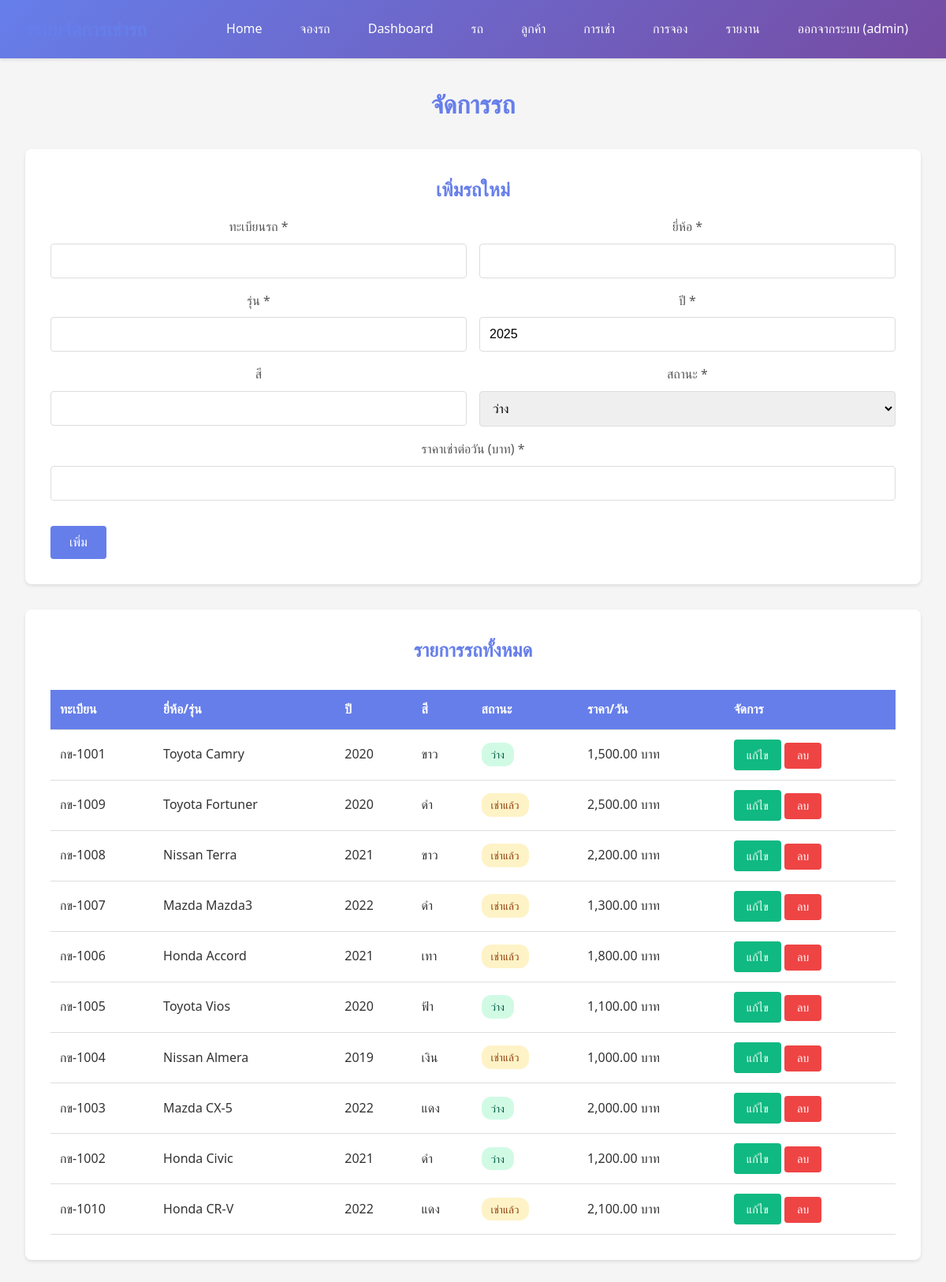
The app's page /cars.php (signed in) with its own data.
### tables this page shows
CREATE TABLE IF NOT EXISTS cars (
  id INT AUTO_INCREMENT PRIMARY KEY,
  license_plate VARCHAR(20) NOT NULL UNIQUE,
  brand VARCHAR(50) NOT NULL,
  model VARCHAR(50) NOT NULL,
  year INT NOT NULL,
  color VARCHAR(30),
  status ENUM('available', 'rented', 'maintenance') DEFAULT 'available',
  price_per_day DECIMAL(10, 2) NOT NULL,
  created_at TIMESTAMP DEFAULT CURRENT_TIMESTAMP,
  updated_at TIMESTAMP DEFAULT CURRENT_TIMESTAMP ON UPDATE CURRENT_TIMESTAMP
);

### cars.php (the view, shortened to what this page needs)
<?php
require_once __DIR__ . '/auth.php';
$stmt = $pdo->query("SELECT * FROM cars ORDER BY created_at DESC");
$cars = $stmt->fetchAll();
$edit_car = null;
?>
<!DOCTYPE html>
<html lang="th">
<head>
    <link rel="stylesheet" href="styles.css">
</head>
<body>
    <?php include 'header.php'; ?>
    <main class="container">
        <h1>จัดการรถ</h1>
        <div class="form-section">
            <h2><?php echo $edit_car ? 'แก้ไขข้อมูลรถ' : 'เพิ่มรถใหม่'; ?></h2>
            <form method="POST" class="form-card">
                <div class="form-row">
                    <div class="form-group">
                        <label>ทะเบียนรถ *</label>
                        <input type="text" name="license_plate" value="<?php echo htmlspecialchars($edit_car['license_plate'] ?? ''); ?>" required>
                    </div>
                    <div class="form-group">
                        <label>ยี่ห้อ *</label>
                        <input type="text" name="brand" value="<?php echo htmlspecialchars($edit_car['brand'] ?? ''); ?>" required>
                    </div>
                </div>
                <div class="form-row">
                    <div class="form-group">
                        <label>รุ่น *</label>
                        <input type="text" name="model" value="<?php echo htmlspecialchars($edit_car['model'] ?? ''); ?>" required>
                    </div>
                    <div class="form-group">
                        <label>ปี *</label>
                        <input type="number" name="year" value="<?php echo htmlspecialchars($edit_car['year'] ?? date('Y')); ?>" min="1900" max="<?php echo date('Y') + 1; ?>" required>
                    </div>
                </div>
                <div class="form-row">
                    <div class="form-group">
                        <label>สี</label>
                        <input type="text" name="color" value="<?php echo htmlspecialchars($edit_car['color'] ?? ''); ?>">
                    </div>
                    <div class="form-group">
                        <label>สถานะ *</label>
                        <select name="status" required>
                            <option value="available" <?php echo ($edit_car['status'] ?? '') === 'available' ? 'selected' : ''; ?>>ว่าง</option>
                        </select>
                    </div>
                </div>
                <div class="form-group">
                    <label>ราคาเช่าต่อวัน (บาท) *</label>
                    <input type="number" name="price_per_day" step="0.01" min="0" value="<?php echo htmlspecialchars($edit_car['price_per_day'] ?? ''); ?>" required>
                </div>
                <div class="form-actions">
                    <button type="submit" class="btn btn-primary"><?php echo $edit_car ? 'อัปเดต' : 'เพิ่ม'; ?></button>
                </div>
            </form>
        </div>
        <div class="table-section">
            <h2>รายการรถทั้งหมด</h2>
            <div class="table-container">
                <table>
                    <thead>
                        <tr>
                            <th>ทะเบียน</th>
                            <th>ยี่ห้อ/รุ่น</th>
                            <th>ปี</th>
                            <th>สี</th>
                            <th>สถานะ</th>
                            <th>ราคา/วัน</th>
                            <th>จัดการ</th>
                        </tr>
                    </thead>
                    <tbody>
                        <?php if (empty($cars)): ?>
                            <tr>
                                <td colspan="7" class="text-center">ยังไม่มีข้อมูลรถ</td>
                            </tr>
                        <?php else: ?>
                            <?php foreach ($cars as $car): ?>
                                <tr>
                                    <td><?php echo htmlspecialchars($car['license_plate']); ?></td>
                                    <td><?php echo htmlspecialchars($car['brand'] . ' ' . $car['model']); ?></td>
                                    <td><?php echo $car['year']; ?></td>
                                    <td><?php echo htmlspecialchars($car['color']); ?></td>
                                    <td>
                                        <span class="badge badge-<?php echo $car['status']; ?>">
                                            <?php
                                            echo $car['status'] === 'available' ? 'ว่าง' :
                                                ($car['status'] === 'rented' ? 'เช่าแล้ว' : 'ซ่อมบำรุง');
                                            ?>
                                        </span>
                                    </td>
                                    <td><?php echo number_format($car['price_per_day'], 2); ?> บาท</td>
                                    <td>
                                        <a href="cars.php?edit=<?php echo $car['id']; ?>" class="btn btn-sm btn-edit">แก้ไข</a>
                                        <form method="POST" style="display: inline;" onsubmit="return confirm('คุณแน่ใจหรือไม่ที่จะลบรถคันนี้?');">
                                            <button type="submit" class="btn btn-sm btn-delete">ลบ</button>
                                        </form>
                                    </td>
                                </tr>
                            <?php endforeach; ?>
                        <?php endif; ?>
                    </tbody>
                </table>
            </div>
        </div>
    </main>
</body>
</html>

### styles.css (style rules this page uses)
* { margin: 0; padding: 0; box-sizing: border-box; }
body { font-family: 'Segoe UI', Tahoma, Geneva, Verdana, sans-serif; background-color: #f5f5f5; color: #333; line-height: 1.6; }
.container { max-width: 1200px; margin: 2rem auto; padding: 0 2rem; }
h1 { color: #667eea; margin-bottom: 2rem; }
h2 { color: #555; margin-bottom: 1rem; padding-bottom: 0.5rem; border-bottom: 2px solid #667eea; }
.form-section { background: white; padding: 2rem; border-radius: 8px; box-shadow: 0 2px 4px rgba(0,0,0,0.1); margin-bottom: 2rem; }
.form-card { display: flex; flex-direction: column; gap: 1rem; }
.form-row { display: grid; grid-template-columns: repeat(auto-fit, minmax(250px, 1fr)); gap: 1rem; }
.form-group { display: flex; flex-direction: column; }
.form-group label { margin-bottom: 0.5rem; font-weight: 500; color: #555; }
.form-group input, .form-group select, .form-group textarea { padding: 0.75rem; border: 1px solid #ddd; border-radius: 4px; font-size: 1rem; transition: border-color 0.3s; }
.form-actions { display: flex; gap: 1rem; margin-top: 1rem; }
.btn { padding: 0.75rem 1.5rem; border: none; border-radius: 4px; font-size: 1rem; cursor: pointer; text-decoration: none; display: inline-block; transition: all 0.3s; text-align: center; }
.btn-primary { background-color: #667eea; color: white; }
.btn-edit { background-color: #10b981; color: white; }
.btn-delete { background-color: #ef4444; color: white; }
.btn-sm { padding: 0.5rem 1rem; font-size: 0.9rem; }
.table-section { background: white; padding: 2rem; border-radius: 8px; box-shadow: 0 2px 4px rgba(0,0,0,0.1); margin-bottom: 2rem; }
.table-container { overflow-x: auto; }
table { width: 100%; border-collapse: collapse; margin-top: 1rem; }
thead { background-color: #667eea; color: white; }
th, td { padding: 0.75rem; text-align: left; border-bottom: 1px solid #ddd; }
th { font-weight: 600; }
.badge { padding: 0.25rem 0.75rem; border-radius: 12px; font-size: 0.85rem; font-weight: 500; display: inline-block; }
.badge-available { background-color: #d1fae5; color: #065f46; }
.badge-rented { background-color: #fef3c7; color: #92400e; }
main { text-align: center; padding: 3rem 2rem; }
main h2 { color: #667eea; margin-bottom: 1rem; border: none; padding: 0; }

### records on screen
cars: license_plate "กข-1001", brand+model "Toyota Camry", year "2020", color "ขาว", status "ว่าง", price_per_day "1,500.00"
cars: license_plate "กข-1009", brand+model "Toyota Fortuner", year "2020", color "ดำ", status "เช่าแล้ว", price_per_day "2,500.00"
cars: license_plate "กข-1008", brand+model "Nissan Terra", year "2021", color "ขาว", status "เช่าแล้ว", price_per_day "2,200.00"
cars: license_plate "กข-1007", brand+model "Mazda Mazda3", year "2022", color "ดำ", status "เช่าแล้ว", price_per_day "1,300.00"
cars: license_plate "กข-1006", brand+model "Honda Accord", year "2021", color "เทา", status "เช่าแล้ว", price_per_day "1,800.00"
cars: license_plate "กข-1005", brand+model "Toyota Vios", year "2020", color "ฟ้า", status "ว่าง", price_per_day "1,100.00"
cars: license_plate "กข-1004", brand+model "Nissan Almera", year "2019", color "เงิน", status "เช่าแล้ว", price_per_day "1,000.00"
cars: license_plate "กข-1003", brand+model "Mazda CX-5", year "2022", color "แดง", status "ว่าง", price_per_day "2,000.00"
cars: license_plate "กข-1002", brand+model "Honda Civic", year "2021", color "ดำ", status "ว่าง", price_per_day "1,200.00"
cars: license_plate "กข-1010", brand+model "Honda CR-V", year "2022", color "แดง", status "เช่าแล้ว", price_per_day "2,100.00"

### other values on screen
$_SESSION['username'] "admin"
